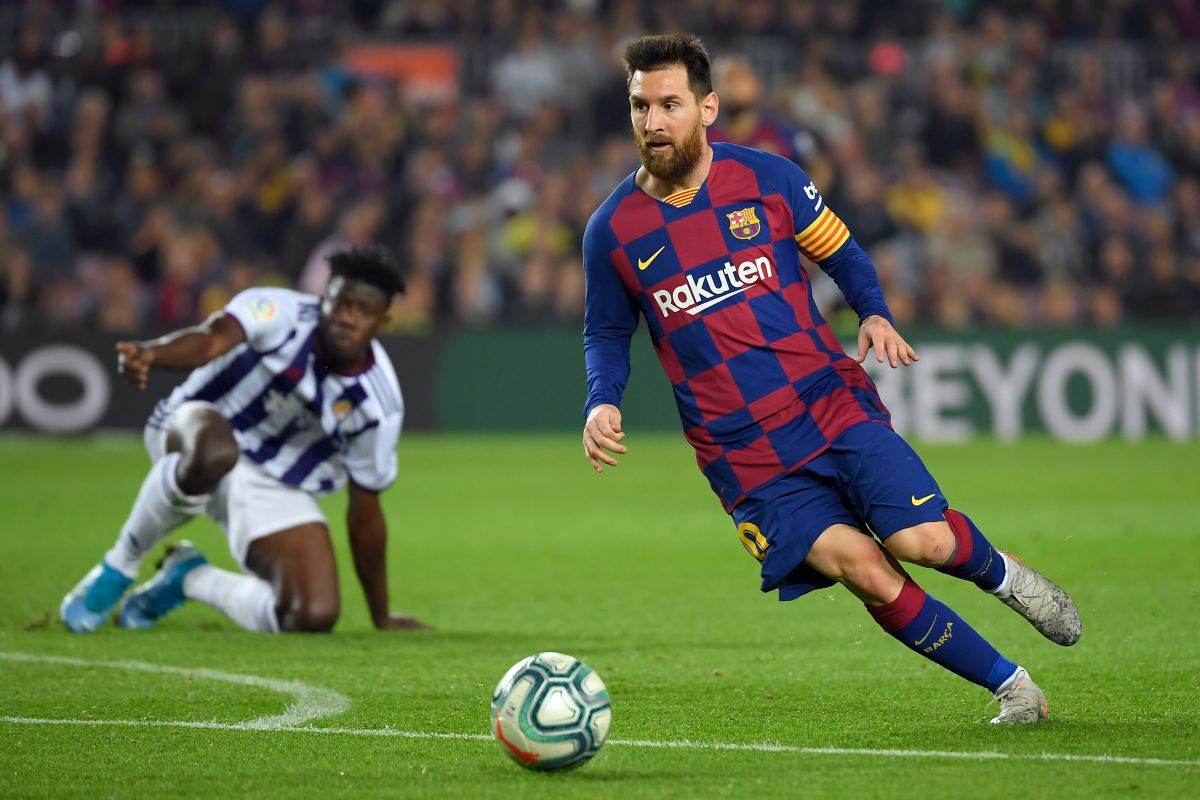
#> input picture opencv/messi5.jpg, 1200 x 800 px
$ python Cannyedge.py
#> lines starting #> are read from the running program, lines starting #| are printed output that depends on the picture
import cv2
import numpy as np
from matplotlib import pyplot as plt

img = cv2.imread("messi5.jpg")
#> img is the input picture: shape (800, 1200, 3); mean B, G, R 68.8, 99.3, 90.2
img = cv2.cvtColor(img, cv2.COLOR_BGR2RGB)
canny = cv2.Canny(img, 100, 200)
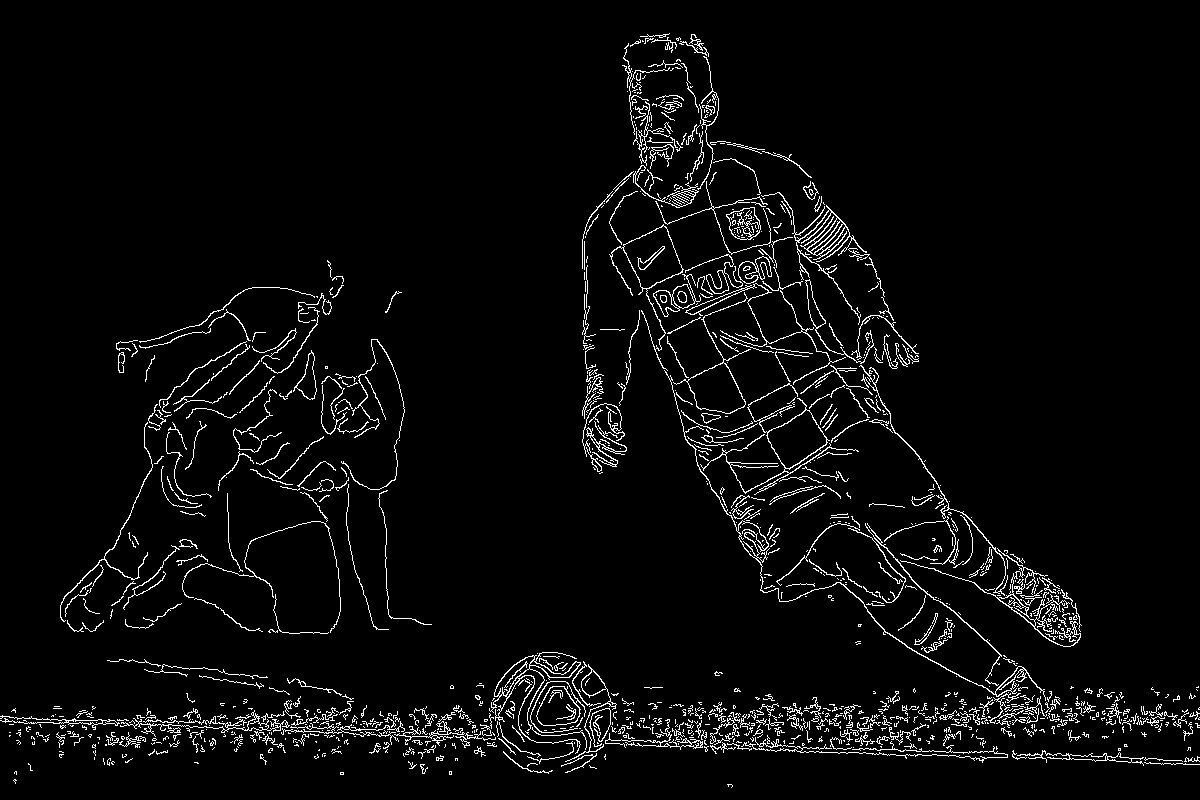
#> canny: shape (800, 1200); 3.9% white in thin lines or dots

# [8 lines of commented-out code are left out]

cv2.imshow("s",img)
cv2.imshow("e",canny)
cv2.waitKey(0)
cv2.destroyAllWindows()
